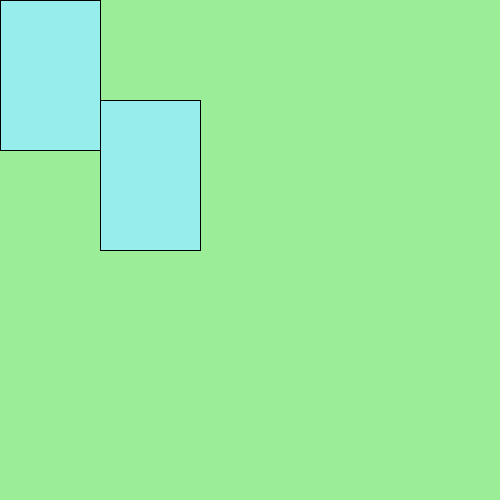
Frame 1 (no input)
Frame 60 (the mouse pressed at the canvas centre just before this capture): identical to frame 1, image omitted
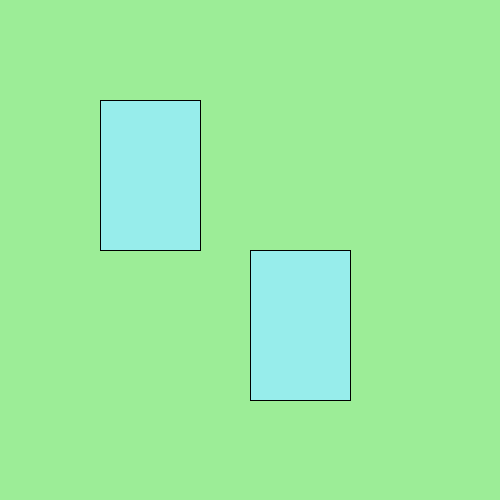
Frame 120 (the mouse held since frame 60 and released just before this capture)

The Processing sketch that drew these frames (run headless with seeded random() and noise(); from frame 60 on, the mouse is pressed at the canvas centre):

// Processing sketch: week01_2
// ── week01_2.pde
void setup(){
  size(500,500);
}
void draw(){
  background(#9CED97);
  fill(#97EDEB);
  rect(100,100, 100,150);
  rect(mouseX,mouseY, 100,150);
}
